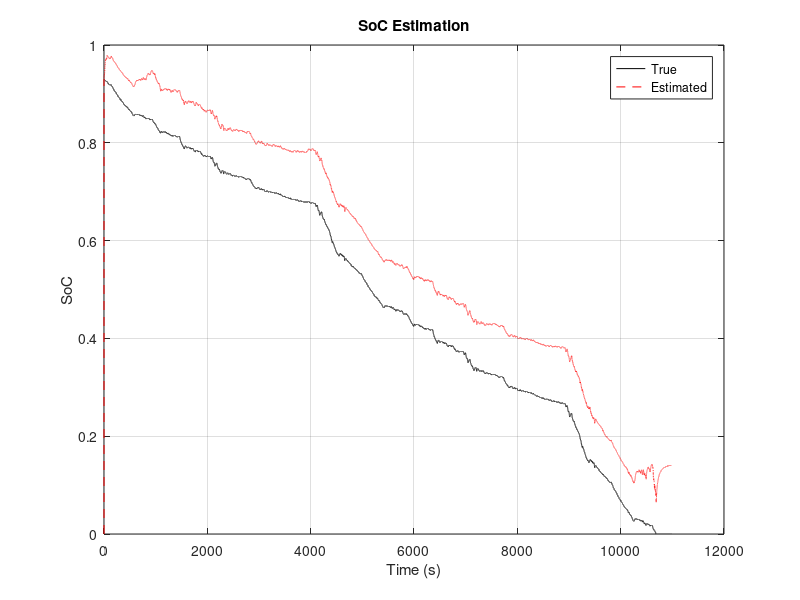
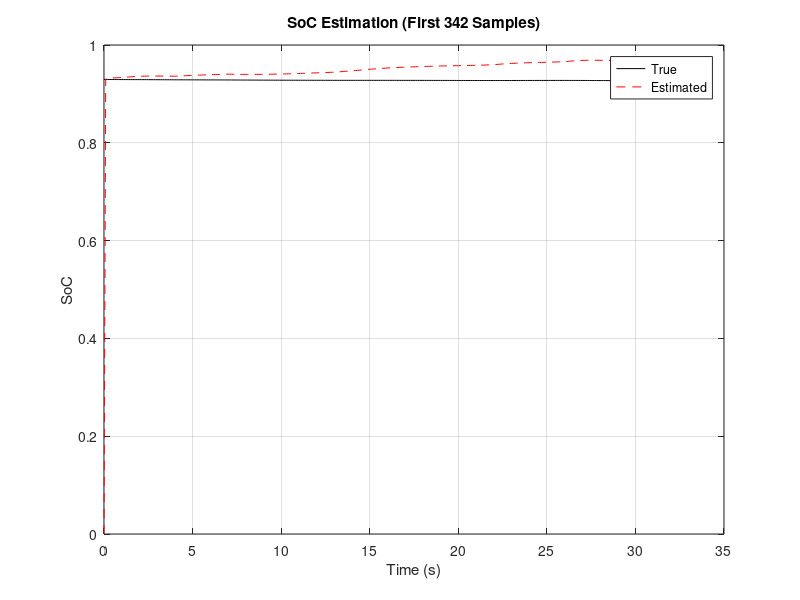
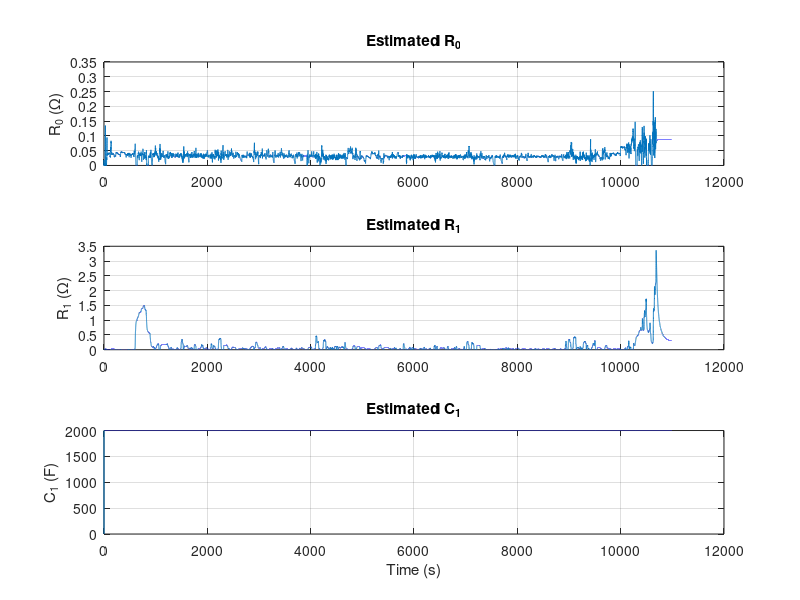
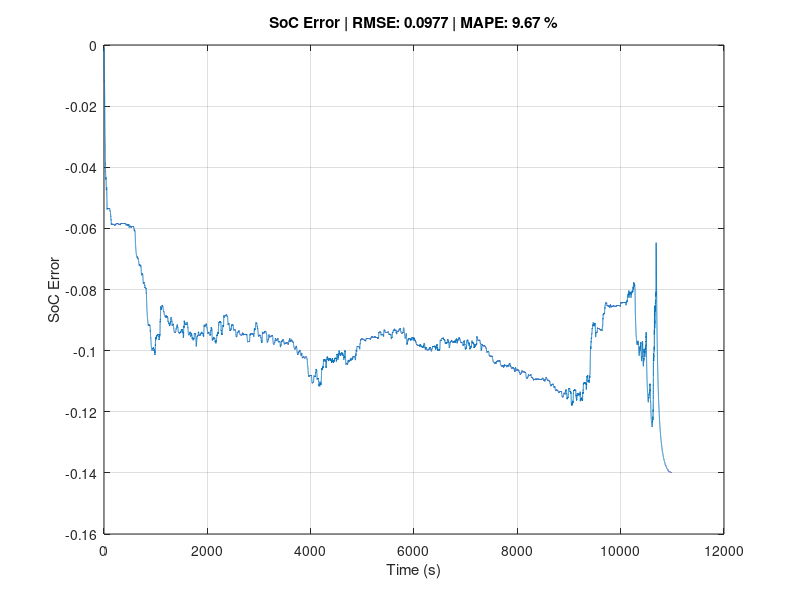

The MATLAB source for these figures, in order:
clear; clc; close all;

%% Load Discharge Data
load("03-18-17_02.17 25degC_Cycle_1_Pan18650PF.mat");
time = meas.Time;
current = -meas.Current;
voltage = meas.Voltage;
nominal_capacity = 2.9;
soc_true = (meas.Ah - meas.Ah(end)) / nominal_capacity;
dt = mean(diff(time));
N = length(time);

%% Estimate OCV–SOC Polynomial from HPPC Data
load("03-11-17_08.47 25degC_5Pulse_HPPC_Pan18650PF.mat");

rest_idx = abs(meas.Current) < 0.01;
soc_all = (meas.Ah(rest_idx) - min(meas.Ah)) / nominal_capacity;
ocv_all = meas.Voltage(rest_idx);

[soc_unique, ia] = unique(soc_all, 'stable');
ocv_unique = ocv_all(ia);

p = polyfit(soc_unique, ocv_unique, 5);
dp = polyder(p);

%% Initialize Model
Q = 2.9 * 3600;
x = [soc_true(1); 0];
theta = [0.02; 0.02; 2000];

Px = diag([1e-2, 1e-2]);
Ptheta = diag([0.002, 0.005, 100]);
Qx = diag([1e-5, 1e-5]);
Qtheta = diag([1e-2, 1e-2, 1]);
R = 1;

x_store = zeros(2, N);
theta_store = zeros(3, N);
V_store = zeros(N, 1);

%% DEKF Loop
for k = 2:N
    I = current(k-1);
    V = voltage(k);

    % Prediction
    SoC_pred = x(1) - dt * I / Q;
    V_RC_pred = x(2) + dt * (-x(2)/(theta(2)*theta(3)) + I/theta(3));
    x_pred = [SoC_pred; V_RC_pred];

    A = [1, 0; 0, 1 - dt/(theta(2)*theta(3))];

    W = zeros(2,3);
    W(2,2) = dt * x(2) / (theta(2)^2 * theta(3));
    W(2,3) = dt * x(2) / (theta(2) * theta(3)^2) - dt * I / (theta(3)^2);

    Px = A * Px * A' + Qx;
    Ptheta = Ptheta + Qtheta;

    % Measurement Update
    OCV = polyval(p, x_pred(1));
    dOCV_dSoC = polyval(dp, x_pred(1));
    V_pred = OCV - theta(1)*I - x_pred(2);
    y_res = V - V_pred;

    Hx = [dOCV_dSoC, -1];
    Htheta = [-I, -x_pred(2), -1e-3*dt * I / (theta(3)^2)];

    Sx = Hx * Px * Hx' + R;
    Kx = Px * Hx' / Sx;
    x = x_pred + Kx * y_res;
    Px = (eye(2) - Kx * Hx) * Px;

    Stheta = Htheta * Ptheta * Htheta' + R;
    Ktheta = Ptheta * Htheta' / Stheta;
    theta = theta + Ktheta * y_res;
    theta(1) = max(theta(1), 1e-4);
    theta(2) = max(theta(2), 1e-3);
    theta(3) = max(theta(3), 100);
    Ptheta = (eye(3) - Ktheta * Htheta) * Ptheta;

    x_store(:,k) = x;
    theta_store(:,k) = theta;
    V_store(k) = V_pred;
end

%% Error Metrics
soc_est = x_store(1,:)';
soc_err = soc_true(2:end) - soc_est(2:end);
voltage_err = voltage(2:end) - V_store(2:end);

RMSE_soc = sqrt(mean(soc_err.^2));
MAE_soc = mean(abs(soc_err));
MAPE_soc = MAE_soc * 100;

N_clip = 342;
soc_err_clipped = soc_err(1:N_clip);
RMSE_soc_clipped = sqrt(mean(soc_err_clipped.^2));
MAE_soc_clipped = mean(abs(soc_err_clipped));
MAPE_soc_clipped = 100 * MAE_soc_clipped;

RMSE_V = sqrt(mean(voltage_err.^2));
MAPE_V = mean(abs(voltage_err ./ voltage(2:end))) * 100;

fprintf('--- SoC Estimation Errors ---\n');
fprintf('RMSE : %.4f\nMAE  : %.4f\nMAPE : %.2f %%\n\n', RMSE_soc, MAE_soc, MAPE_soc);
fprintf('--- SoC Estimation Errors (First %d Samples) ---\n', N_clip);
fprintf('RMSE : %.4f\nMAE  : %.4f\nMAPE : %.2f %%\n\n', RMSE_soc_clipped, MAE_soc_clipped, MAPE_soc_clipped);
fprintf('--- Voltage Tracking Errors ---\n');
fprintf('RMSE : %.4f V\nMAPE : %.2f %%\n\n', RMSE_V, MAPE_V);
fprintf('--- Final Estimated Parameters ---\n');
fprintf('R_0 = %.5f Ohm\nR_1 = %.5f Ohm\nC_1 = %.2f F\n', theta(1), theta(2), theta(3));

%% Plots
% SoC Estimation
figure;
plot(time, soc_true, 'k', time, soc_est, 'r--');
xlabel('Time (s)'); ylabel('SoC');
legend('True','Estimated'); title('SoC Estimation'); grid on;

% First 342 Samples
figure;
plot(time(1:N_clip), soc_true(1:N_clip), 'k', time(1:N_clip), soc_est(1:N_clip), 'r--');
xlabel('Time (s)'); ylabel('SoC');
legend('True','Estimated'); title(sprintf('SoC Estimation (First %d Samples)', N_clip)); grid on;

% Parameter Evolution
figure;
subplot(3,1,1); plot(time, theta_store(1,:)); ylabel('R_0 (\Omega)'); title('Estimated R_0'); grid on;
subplot(3,1,2); plot(time, theta_store(2,:)); ylabel('R_1 (\Omega)'); title('Estimated R_1'); grid on;
subplot(3,1,3); plot(time, theta_store(3,:)); ylabel('C_1 (F)'); xlabel('Time (s)'); title('Estimated C_1'); grid on;

% SoC Error
figure;
plot(time(2:end), soc_err);
xlabel('Time (s)'); ylabel('SoC Error');
title(sprintf('SoC Error | RMSE: %.4f | MAPE: %.2f %%', RMSE_soc, MAPE_soc));
grid on;

% Clipped SoC Error
figure;
plot(time(2:N_clip+1), soc_err_clipped, 'm');
xlabel('Time (s)'); ylabel('SoC Error');
title(sprintf('SoC Error (First %d Samples) | RMSE: %.4f | MAPE: %.2f %%', N_clip, RMSE_soc_clipped, MAPE_soc_clipped));
grid on;

% Voltage Tracking
figure;
plot(time, voltage, 'k', time, V_store, 'b--');
xlabel('Time (s)'); ylabel('Voltage (V)');
legend('Measured','Predicted');
title(sprintf('Voltage Tracking | RMSE: %.4f V | MAPE: %.2f %%', RMSE_V, MAPE_V));
grid on;

%% --- Compare OCV–SOC: Actual vs Polynomial Fit (using HPPC rest data) ---

% 1. Evaluate the polynomial OCV values at the actual SoC points from HPPC
ocv_fit = polyval(p, soc_all);  % Fitted OCV values

% 2. Compute residuals
ocv_fit_error = ocv_all - ocv_fit;

% 3. Error Metrics
RMSE_ocv = sqrt(mean(ocv_fit_error.^2));
MAE_ocv = mean(abs(ocv_fit_error));
MAPE_ocv = mean(abs(ocv_fit_error ./ ocv_all)) * 100;

% 4. Print results
fprintf('--- OCV–SOC Polynomial Fit Errors (Using HPPC rest data) ---\n');
fprintf('RMSE : %.4f V\nMAE  : %.4f V\nMAPE : %.2f %%\n\n', RMSE_ocv, MAE_ocv, MAPE_ocv);

% 5. Plot actual vs fitted OCV–SOC curve
figure;
plot(soc_all, ocv_all, 'ko', 'DisplayName', 'Actual OCV (rest data)');
hold on;
plot(soc_all, ocv_fit, 'r-', 'LineWidth', 1.5, 'DisplayName', 'Polynomial Fit');
xlabel('SoC'); ylabel('OCV (V)');
legend(); grid on;
title(sprintf('OCV–SOC Fit | RMSE: %.4f V | MAPE: %.2f %%', RMSE_ocv, MAPE_ocv));

% 6. Plot residuals
figure;
plot(soc_all, ocv_fit_error, 'b');
xlabel('SoC'); ylabel('OCV Error (V)');
title('OCV Fit Residuals (Actual - Fitted)');
grid on;
